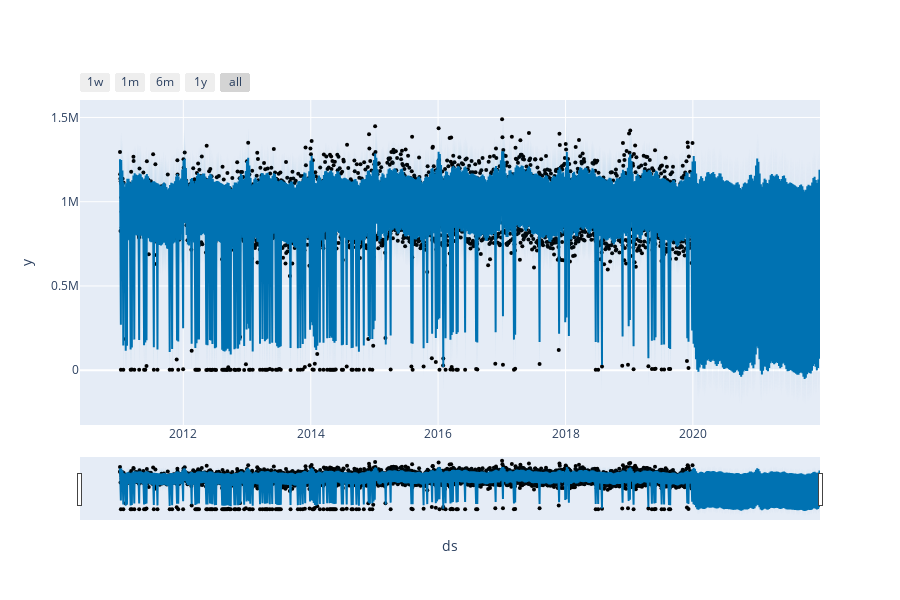

Notebook cell for this chart:
### Code cell
plot_plotly(m_gc, forecast_gc)

### Figure 1 — Plotly figure (JSON) as saved in the notebook; plotly's stock layout.template omitted (floating-point values rounded to 4 significant figures; data arrays with more than 128 entries replaced by an {"elided": "..."} marker saying what was removed)
{"data": [{"marker": {"color": "black", "size": 4}, "mode": "markers", "name": "Actual", "type": "scatter", "x": {"elided": "2478 str values"}, "y": {"elided": "2478 int values"}}, {"hoverinfo": "skip", "line": {"width": 0}, "mode": "lines", "type": "scatter", "x": {"elided": "3208 str values"}, "y": {"elided": "3208 float values"}}, {"fill": "tonexty", "fillcolor": "rgba(0, 114, 178, 0.2)", "line": {"color": "#0072B2", "width": 2}, "mode": "lines", "name": "Predicted", "type": "scatter", "x": {"elided": "3208 str values"}, "y": {"elided": "3208 float values"}}, {"fill": "tonexty", "fillcolor": "rgba(0, 114, 178, 0.2)", "hoverinfo": "skip", "line": {"width": 0}, "mode": "lines", "type": "scatter", "x": {"elided": "3208 str values"}, "y": {"elided": "3208 float values"}}], "layout": {"height": 600, "showlegend": false, "width": 900, "xaxis": {"rangeselector": {"buttons": [{"count": 7, "label": "1w", "step": "day", "stepmode": "backward"}, {"count": 1, "label": "1m", "step": "month", "stepmode": "backward"}, {"count": 6, "label": "6m", "step": "month", "stepmode": "backward"}, {"count": 1, "label": "1y", "step": "year", "stepmode": "backward"}, {"step": "all"}]}, "rangeslider": {"visible": true}, "title": {"text": "ds"}, "type": "date"}, "yaxis": {"title": {"text": "y"}}}}
